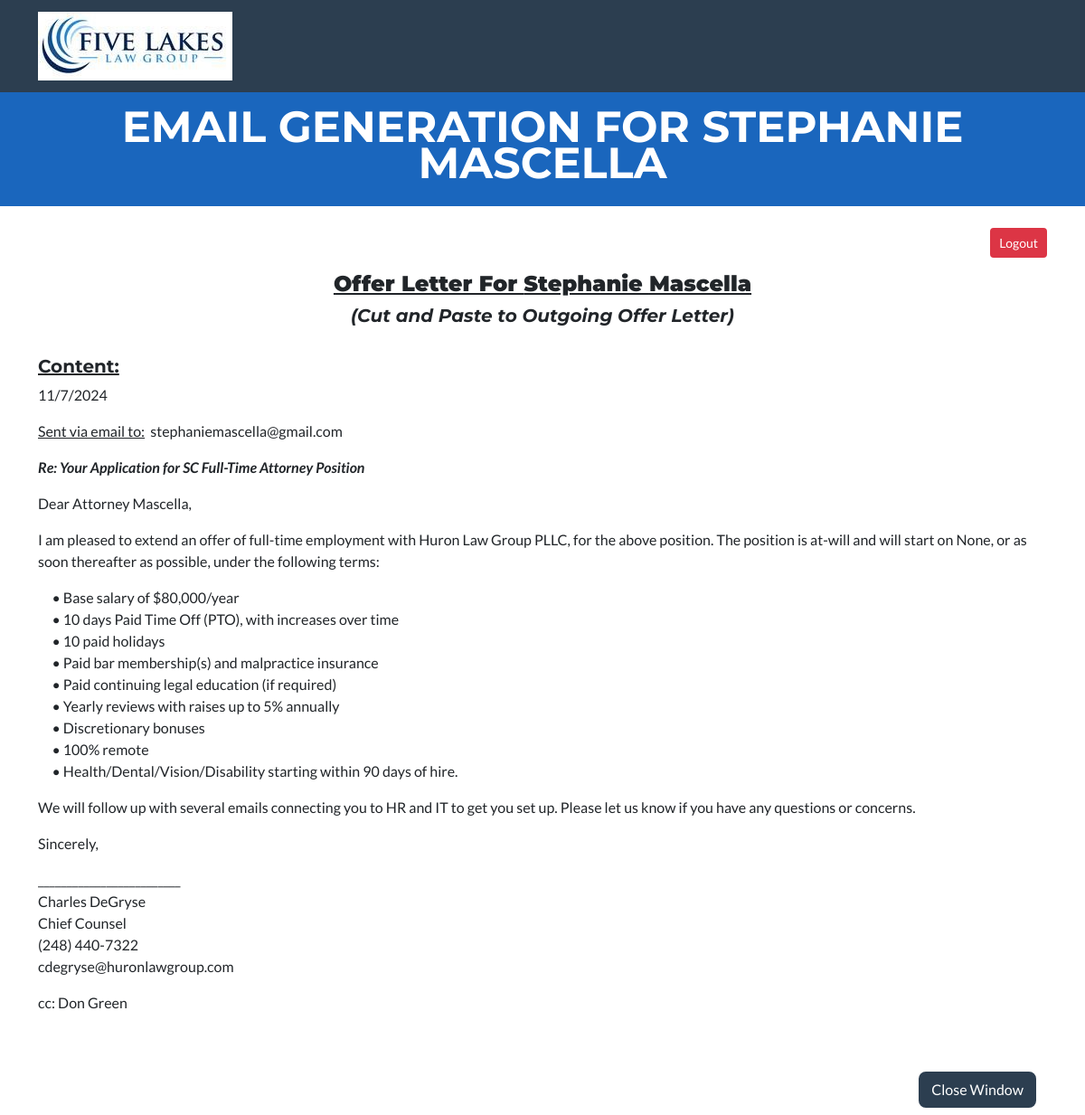
The app's page /recruiting/offer_letter_text/51/ (signed in) with its own data.
### recruiting/models.py (models this page shows, shortened)
class Applicant(models.Model):
    class Meta:
        verbose_name = "Applicant"
        verbose_name_plural = "Applicants"
    states = State.objects.order_by('state_abbrev')
    STATE_CHOICES = []
    for state in states:
        each_state = (state.state_abbrev, state.state_abbrev)
        STATE_CHOICES.append(each_state)
    states_list = State.objects.all().order_by('manager')
    temp_list = []
    for state in states_list:
        temp_list.append(state.manager)
    manager_list = list(OrderedDict.fromkeys(temp_list))
    MANAGER_OPTIONS = []
    for manager in manager_list:
        each_manager = (manager, manager)
        MANAGER_OPTIONS.append(each_manager)
    EMPLOYMENT_OPTIONS = [
        ('Full-Time', 'Full-Time'),
        ('Part-Time', 'Part-Time'),
        ('Of Counsel', 'Of Counsel'),
        ('Floater', 'Floater'),
    ]
    SOURCE_OPTIONS = [
        ('Indeed', 'Indeed'),
        ('Linked In', 'Linked In'),
        ('Recruiter', 'Recruiter'),
        ('Employee Referral', 'Employee Referral'),
    ]
    FIRM_OPTIONS = [
        ('Huron Law Group', 'Huron Law Group'),
        ('Five Lakes Law Group', 'Five Lakes Law Group'),
    ]
    GENDER_CHOICES = [
        ('Male', 'Male'),
        ('Female', 'Female')
    ]
    STEP_CHOICES = [
        ('New Resume', 'New Resume'),
        ('Interview1', 'Interview1'),
        ('Interview2', 'Interview2'),
        ('Final', 'Final'),
        ('Open File', 'Open File')
    ]
    is_active = models.BooleanField("Is Active", default=True, blank=True, null=True)
    application_date = models.DateField("Application Date", blank=True, null=True)
    state_abbrev = models.CharField("State", max_length=25,
        choices = STATE_CHOICES, blank=False, null=True)
    position = models.CharField("Position", max_length=25,
        choices = EMPLOYMENT_OPTIONS, blank=True, null=False, default="Full-Time")
    salary = models.CharField("Salary", max_length=10, default = "80,000", blank=True, null=True)
    manager = models.CharField("Manager", max_length=50,
        choices = MANAGER_OPTIONS, blank=True, null=False, default="")
    step = models.CharField("Step", max_length=25,
        choices = STEP_CHOICES, default="New Resume", blank=False, null=True)
    source = models.CharField("Recruitment Source", max_length=25,
        choices = SOURCE_OPTIONS, blank=True, null=True)
    employee_referral_name = models.CharField("Referral Employee", max_length=100, blank=True, null=True)
    gender = models.CharField("Gender", max_length=10,
        choices = GENDER_CHOICES, blank=False, null=True)
    first_name = models.CharField("First Name", max_length=25, blank=False, null=False)
    middle_name = models.CharField("Middle Name", max_length=25, blank=True, null=False)
    last_name = models.CharField("Last Name", max_length=25, blank=False, null=False)
    phone = models.CharField("Phone Number", max_length=15, blank=True, null=True)
    email = models.EmailField("Email", max_length=254, blank=True, null=True)
    five_lakes_firm = models.BooleanField("Five Lakes Law Group", default=True)
    huron_firm = models.BooleanField("Huron Law Group", default=False)
    resume = models.FileField(upload_to='resumes/', blank=True, null=True)
    initial_notes = models.TextField("Notes", blank=True, null=True)

class FinalStep_Model(models.Model):
    class Meta:
        verbose_name = "Final Applicant Steps"
        verbose_name_plural = "Final Applicant Steps"
    applicant_id = models.IntegerField("Applicant id", blank=True, null=True)
    applicant_withdrawn = models.BooleanField("Applicant Withdrawal from Consideration", default=False)
    offer_letter_sent_charles = models.BooleanField("Offer Letter Emailed Chief Counsel", default=False)
    offer_letter_sent_applicant = models.BooleanField("Offer Letter Forwarded to Applicant", default=False)
    offer_letter_email_date = models.DateField("Offer Letter Date", blank=True, null=True)
    offer_accepted = models.BooleanField("Offer Accepted and Signed", default=False)
    start_date = models.DateField("Start Date", blank=True, null=True)
    completed = models.BooleanField("Completed and Ready for Onboarding", default=False)

### recruiting/views.py (the view)
# urls.py: path('offer_letter_text/<pk>/', views.offer_letter_text, name="offer_letter_text"),
@login_required(login_url=reverse_lazy('login'))
def offer_letter_text(request, pk=None):
    applicant = Applicant.objects.get(pk=pk)
    context = {'applicant': applicant}
    offer_data = FinalStep_Model.objects.get(applicant_id=pk)
    context.update({'offer': offer_data})
    return render(request, 'templates/recruiting/offer_letter_text.html', context)

### FiveLakes/templates/recruiting/offer_letter_text.html (shortened to what this page needs)
{% extends 'templates/index.html' %}
{% load crispy_forms_tags %}
{% load static %}
{% block header %}
<header class="masthead bg-primary text-white text-center">
    <div class="container d-flex align-items-center flex-column">
        <h5 class="masthead-heading text-uppercase mb-0">Email Generation for {{ applicant.first_name }} {{ applicant.last_name }}</h5>
    </div>
</header>
{% endblock header %}
{% block content %}
    <br><br>
    <div class="container">
        <h2 style="font-size: x-large; text-align:center"><b><u>Offer Letter For {{ applicant.first_name}} {{ applicant.last_name }}</u></b>
        <br>
            <h5 style="text-align:center"><i>(Cut and Paste to Outgoing Offer Letter)</i></h5>
        </h2>
    </div>
    <br>
    <div class="container">
        <h5><u>Content:</u></h5>
        <p id="datetime">
        </p>
        <p>
           <u>Sent via email to:</u>&nbsp;&nbsp;{{ applicant.email }}
        </p>
        <p>
            <b><i>Re:      Your Application for {{ applicant.state_abbrev }} {{ applicant.position }} Attorney Position</i></b>
        </p>
        <p>
            Dear Attorney {{ applicant.last_name }},
        </p>
        <p>
            I am pleased to extend an offer of full-time employment with Huron Law Group PLLC, for the above position.
            The position is at-will and will start on {{ offer.start_date }}, or as soon thereafter as possible, under the following terms:
        </p>
        <p>
            &nbsp;&nbsp;&nbsp;&nbsp;&nbsp;•	Base salary of ${{  applicant.salary}}/year<br>
            &nbsp;&nbsp;&nbsp;&nbsp;&nbsp;•	10 days Paid Time Off (PTO), with increases over time<br>
            &nbsp;&nbsp;&nbsp;&nbsp;&nbsp;•	10 paid holidays<br>
            &nbsp;&nbsp;&nbsp;&nbsp;&nbsp;•	Paid bar membership(s) and malpractice insurance<br>
            &nbsp;&nbsp;&nbsp;&nbsp;&nbsp;•	Paid continuing legal education (if required)<br>
            &nbsp;&nbsp;&nbsp;&nbsp;&nbsp;•	Yearly reviews with raises up to 5% annually<br>
            &nbsp;&nbsp;&nbsp;&nbsp;&nbsp;•	Discretionary bonuses<br>
            &nbsp;&nbsp;&nbsp;&nbsp;&nbsp;•	100% remote<br>
            &nbsp;&nbsp;&nbsp;&nbsp;&nbsp;•	Health/Dental/Vision/Disability starting within 90 days of hire.<br>
        </p>
        <p>We will follow up with several emails connecting you to HR and IT to get you set up.
            Please let us know if you have any questions or concerns.
        </p>
        <p>Sincerely,</p>
        <p>
            _________________________<br>
            Charles DeGryse<br>
            Chief Counsel<br>
            (248) 440-7322<br>
            cdegryse@huronlawgroup.com
        </p>
        <p>
            cc: {{ applicant.manager }}
        </p>
        <br><br>
    <div class="container">
        <button class="btn btn-secondary float-end" onclick="self.close()">Close Window</button>
    </div>
    <br><br>
{%  endblock content %}

### records on screen
Applicant: first_name "STEPHANIE", last_name "MASCELLA", first_name "Stephanie", last_name "Mascella", email "stephaniemascella@gmail.com", state_abbrev "SC", position "Full-Time", salary "80,000", manager "Don Green"
FinalStep_Model: start_date "None"
